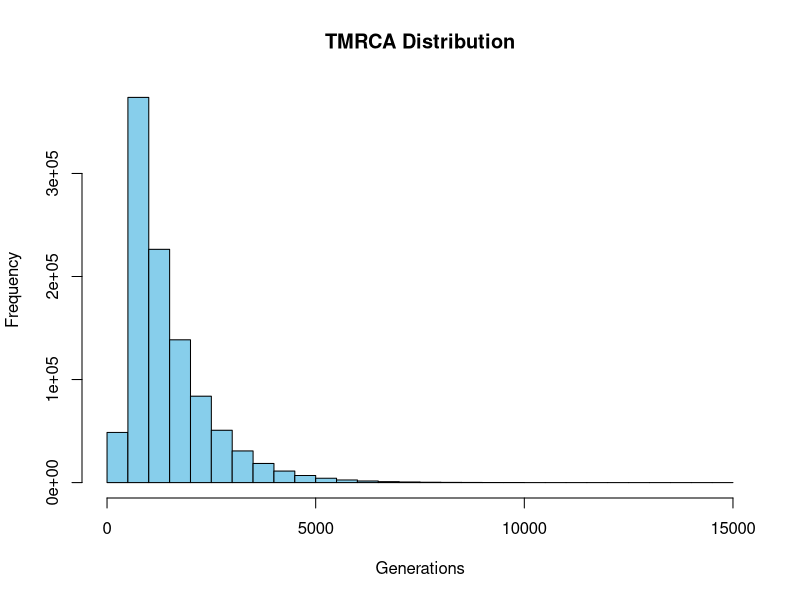
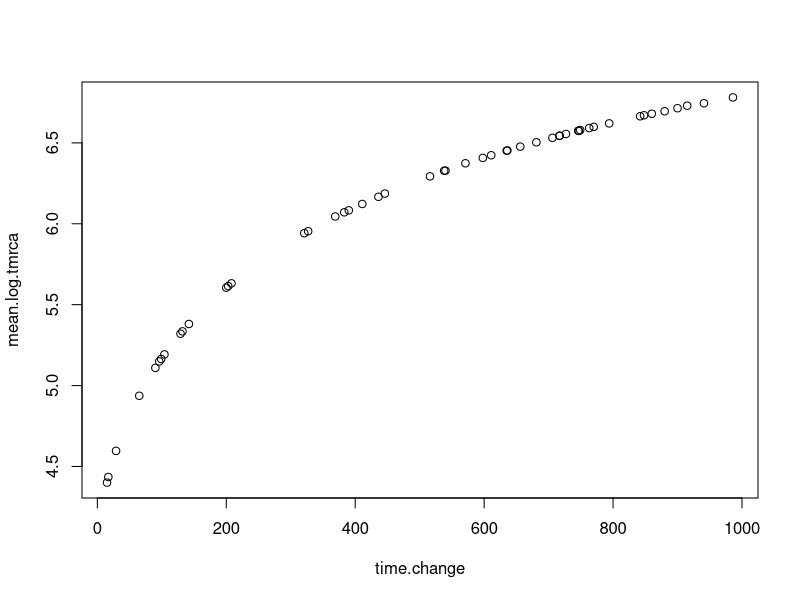
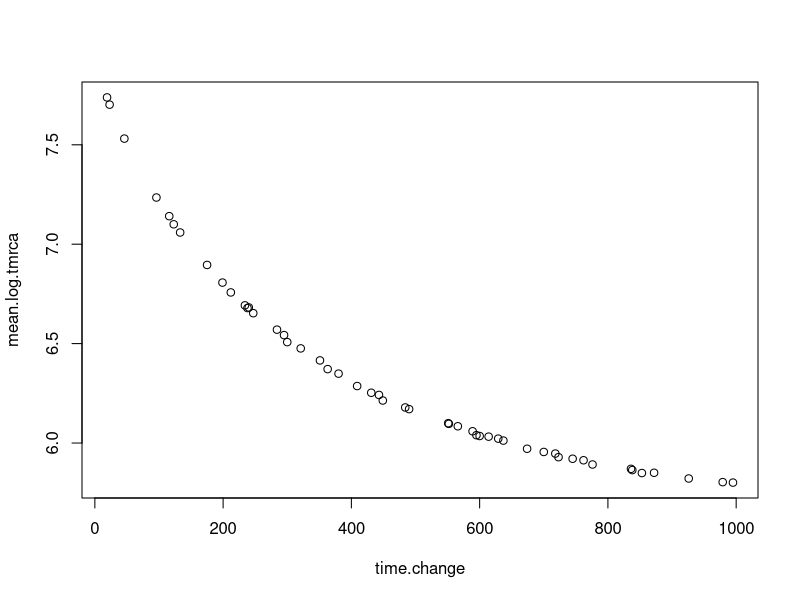

Generate these figures, in order, with R: (Note: this script raises an error after producing the figures.)
## ---- chunk 1
knitr::opts_chunk$set(echo = TRUE)
## ---- chunk 2
library(ggplot2)
rm(list=ls());
## ---- chunk 3
# b) assuming a constant population size A with a recent population change
model.single.pop.with.recent.population.change.tMRCA <- function(population_size_in_present, effective_population_size_1, time_change_population_size)
{
  # Coalescence rate per generation within an island
  # (Change to 1 / (2 * Ne) if modeling a diploid population)
  coal_rate <- 1 / population_size_in_present
  ecoal.t <- rexp(1, rate = coal_rate);
  if(ecoal.t <= time_change_population_size)
  {
    return(ecoal.t);
  }
  else
  {
    coal_rate <- 1/effective_population_size_1;
    return(time_change_population_size + rexp(1, rate = coal_rate));
  }    
}

# Run 1000,000 simulations with a Ne of 10000, 1000 in the past and 500 generations 
sim_times <- replicate(1000000,model.single.pop.with.recent.population.change.tMRCA(10000, 1000, 500))

# Example of execution
hist(sim_times, breaks = 50, col = "skyblue", main = "TMRCA Distribution", xlab = "Generations")
## ---- chunk 4
Ne.current <- 5000;
Ne.ancient <- 100;
time.change <- rep(NA,50);
mean.log.tmrca <- rep(NA,length(time.change));
for(i in 1:length(time.change))
{
  print(i);
  time.c <- floor(runif(1,10,1000));
  time.change[i] <- time.c;
  d <- replicate(100000,model.single.pop.with.recent.population.change.tMRCA(Ne.current, Ne.ancient, time.c));
  mean.log.tmrca[i] <- mean(log(d));
}

plot(time.change,mean.log.tmrca)
## ---- chunk 5
Ne.current <- 500;
Ne.ancient <- 5000;
time.change <- rep(NA,50);
mean.log.tmrca <- rep(NA,length(time.change));
for(i in 1:length(time.change))
{
  print(i);
  time.c <- floor(runif(1,10,1000));
  time.change[i] <- time.c;
  d <- replicate(100000,model.single.pop.with.recent.population.change.tMRCA(Ne.current, Ne.ancient, time.c));
  mean.log.tmrca[i] <- mean(log(d));
}

plot(time.change,mean.log.tmrca)
## ---- chunk 6
iicr <- function(data, time_bins = seq(0, 9000, by = 100))
{
  tmrca_values <- data$Time_.gen.
  # Define time bins
  data$time_bin <- cut(data$Time_.gen., breaks = time_bins, include.lowest = TRUE, right = FALSE)
  
  # PDF of TMRCA (count per bin)
  pdf_tbl <- data %>%
    group_by(time_bin) %>%
    summarise(pdf = n(), .groups = "drop")
  
  # Compute midpoints of time bins
  bin_mids <- sapply(strsplit(as.character(pdf_tbl$time_bin), ","), function(x) {
    as.numeric(gsub("\\[|\\)|\\]", "", x)) |> mean()
  })
  
  pdf_tbl$bin_mid <- bin_mids
  
  #CDF (cumulative count)
  pdf_tbl <- pdf_tbl %>%
    mutate(cdf = cumsum(pdf) - pdf)
  
  # Calculate proportions and IICR
  total <- nrow(data)
  pdf_tbl <- pdf_tbl %>%
    mutate(
      cdf_prop = cdf / total,
      pdf_prop = pdf / total,
      coalescence_rate = ifelse((1 - cdf_prop) > 0, pdf_prop / (1 - cdf_prop), NA),
      IICR = ifelse(coalescence_rate > 0, 1 / coalescence_rate, NA)
    )
  
  # Plot
  ggplot(pdf_tbl, aes(x = bin_mid, y = IICR)) +
    geom_line(color = "steelblue") +
    labs(x = "Time (generations ago)", y = "IICR", title = "Inverse Instantaneous Coalescence Rate") +
    theme_minimal()  
}

d <- replicate(1000000,model.single.pop.with.recent.population.change.tMRCA(1000, 5000, 3000));
data <- data.frame(Time_.gen.=d);
iicr(data)
## ---- chunk 7
# current Ne = 10000
# past Ne = 1000
# time of change = 2000 generations
# number of tmrcas to simulate = 100000
d <- replicate(1000000,model.single.pop.with.recent.population.change.tMRCA(10000, 1000, 3000));
data <- data.frame(Time_.gen.=d);
iicr(data)
## ---- chunk 8
# Model to sample a tMRCA from a single population with a Ne of population_size_in_present, a ne_bottleneck during a time_duration_bottleneck. After that, the Ne is again population_size_in_present
model.single.pop.with.bottleneck.tMRCA <- function(population_size_in_present, 
                                                   ne_bottleneck, 
                                                   time_change_population_size, 
                                                   time_duration_bottleneck)
{
  # --- Epoch 1: Present Day to Start of Bottleneck ---
  coal_rate <- 1 / population_size_in_present
  ecoal.t <- rexp(1, rate = coal_rate)
  
  if(ecoal.t <= time_change_population_size)
  {
    return(ecoal.t)
  }
  
  # --- Epoch 2: During the Bottleneck ---
  # If we reach here, lineages survived Epoch 1 without coalescing.
  # The clock effectively resets at the bottleneck boundary.
  coal_rate <- 1 / ne_bottleneck
  ecoal.t <- rexp(1, rate = coal_rate)
  
  if(ecoal.t <= time_duration_bottleneck)
  {
    # FIX: Return the valid ecoal.t we just drew
    return(time_change_population_size + ecoal.t)
  }
  
  # --- Epoch 3: Ancient Population (Pre-Bottleneck) ---
  # If we reach here, lineages survived the bottleneck.
  # The clock resets again at the ancient boundary.
  coal_rate <- 1 / population_size_in_present
  return(time_change_population_size + time_duration_bottleneck + rexp(1, rate = coal_rate))
}

time.change <- seq(from = 50, to = 10000, by = 400);
population_size_in_present <- 1000;
ne_bottleneck <- 500;
time_duration_bottleneck <- 10;

mean.log.tmrca <- rep(NA,length(time.change));
for(i in 1:length(time.change))
{
  print(i);
  time_change_population_size <- time.change[i];
  d <- replicate(1000000,model.single.pop.with.bottleneck.tMRCA(population_size_in_present, ne_bottleneck, time_change_population_size, time_duration_bottleneck));
  mean.log.tmrca[i] <- mean(log(d));
}

plot(time.change,mean.log.tmrca)

## ---- chunk 9
time_change <- 1000;
population_size_in_present <- 10000;
ne_bottleneck <- 100;
time_duration_bottleneck <- 500;
  d <- replicate(1000000,model.single.pop.with.bottleneck.tMRCA(population_size_in_present, ne_bottleneck, time_change, time_duration_bottleneck));
data <- data.frame(Time_.gen.=d);
iicr(data);
## ---- chunk 10
time_change <- 1000;
population_size_in_present <- 10000;
ne_bottleneck <- 1000;
time_duration_bottleneck <- 500;
  d <- replicate(1000000,model.single.pop.with.bottleneck.tMRCA(population_size_in_present, ne_bottleneck, time_change, time_duration_bottleneck));
data <- data.frame(Time_.gen.=d);
iicr(data);
## ---- chunk 11
# Define a single simulation run for a 2-island model
# State 1: Both lineages on the same island
# State 2: Lineages on different islands
# Modified simulation function with explicit Ne and migration rate (m)
simulate_coalescence_ne <- function(Ne, m) {
  t <- 0
  state <- 1  # Start on the same island
  
  # Coalescence rate per generation within an island
  # (Change to 1 / (2 * Ne) if modeling a diploid population)
  coal_rate <- 1 / Ne
  
  # Total migration rate out of the current state.
  # Since there are 2 lineages, the rate at which *either* moves is 2 * m
  mig_rate <- 2 * m
  
  while(TRUE) {
    if (state == 1) {
      # Both on the same island: either can coalesce OR either can migrate
      total_rate <- coal_rate + mig_rate
      t <- t + rexp(1, rate = total_rate)
      
      # Determine which event happens first
      if (runif(1) < (coal_rate / total_rate)) {
        return(t) # Coalescence achieved! Returns time in generations.
      } else {
        state <- 2 # One lineage migrated away to the other island
      }
    } else {
      # Different islands: No coalescence possible. 
      # Only migration can happen to bring them back to the same island.
      total_rate <- mig_rate
      t <- t + rexp(1, rate = total_rate)
      state <- 1  # They are back on the same island
    }
  }
}

# Run 10,000 simulations with a Ne of 1000 and moderate migration rate (M = 0.002). Change the migration rate to 0.00001. Do you see any change in the shape? What about the centrality statistics?
sim_times <- replicate(1000000, simulate_coalescence_ne(Ne = 1000, m = 0.0002))

# Plot the distribution of coalescence times
hist(sim_times, breaks = 50, probability = TRUE, col = "skyblue",
     main = "Stochastic Coalescence Times (2-Island Model)",
     xlab = "Coalescence Time (t)")
## ---- chunk 12
data <- data.frame(Time_.gen. = sim_times)
iicr(data)
## ---- chunk 13
sim_times <- replicate(1000000, simulate_coalescence_ne(Ne = 1000, m = 0.00002))
data <- data.frame(Time_.gen. = sim_times)
iicr(data)
## ---- chunk 14
iicr(data, seq(0, 20000, by = 100))
## ---- chunk 15
# 1. SETUP PARAMETERS
set.seed(123)
n_rolls <- 300

# A HMM is defined by two types of matrices. A transition matrix, which indicates which is the probability of moving from one (hidden) state to any other of the model.
# In our case, we have two states: Fair and Loaded

# Transition matrix (Rows/Cols: 1 = Fair, 2 = Loaded)
# Highly conservative: high probability of staying in the current state
A <- matrix(c(0.95, 0.05,   # From Fair to: Fair, Loaded
              0.10, 0.90),  # From Loaded to: Fair, Loaded
            nrow = 2, byrow = TRUE)

# The second matrix indicates, for each state, which is the value of the category we are at that moment given the current state 

# Emission matrix (Rows: States; Cols: Die faces 1 to 6)
E <- matrix(c(rep(1/6, 6),            # Fair die: equal probabilities
              rep(0.1, 5), 0.5),      # Loaded die: 50% chance of rolling a 6
            nrow = 2, byrow = TRUE)

# 2. SIMULATE THE CASINO
# true states are by definition not known. This is what we want to infere.
true_states <- numeric(n_rolls)
rolls       <- numeric(n_rolls)

current_state <- 1 # Start fair
for (t in 1:n_rolls) {
  true_states[t] <- current_state
  rolls[t]       <- sample(1:6, 1, prob = E[current_state, ])
  current_state  <- sample(1:2, 1, prob = A[current_state, ])
}

# How we do infer the most likely sequence of (hidden) states given the observed sequence of categories and the transition and emission probabilites?

# 3. THE VITERBI DECODER (Log-space to prevent numerical underflow)
viterbi_decode <- function(rolls, A, E) {
  n <- length(rolls)
  log_A <- log(A)
  log_E <- log(E)
  
  # Dynamic programming matrices
  V <- matrix(-Inf, nrow = 2, ncol = n)
  path <- matrix(0, nrow = 2, ncol = n)
  
  # Initialization (assume 50/50 starting probability)
  V[, 1] <- log(c(0.5, 0.5)) + log_E[, rolls[1]]
  
  # Recursion step
  for (t in 2:n) {
    for (s in 1:2) {
      # Math: Maximize (Previous Viterbi + Transition to s) + Emission of roll
      probabilities <- V[, t-1] + log_A[, s] + log_E[s, rolls[t]]
      V[s, t]       <- max(probabilities)
      path[s, t]    <- which.max(probabilities)
    }
  }
  
  # Traceback step to find the most likely sequence
  best_path <- numeric(n)
  best_path[n] <- which.max(V[, n])
  for (t in (n-1):1) {
    best_path[t] <- path[best_path[t+1], t+1]
  }
  return(best_path)
}

# Run the decoder
predicted_states <- viterbi_decode(rolls, A, E)

# Plotting comparisons
plot(true_states, type = "s", lwd = 5, col = "gray", ylim = c(0.8, 2.2),
     yaxt = "n", xlab = "Roll Number (Sequence Position)", ylab = "State",
     main = "HMM Decoding: True vs. Inferred Casino States")
axis(2, at = c(1, 2), labels = c("Fair", "Loaded"))

# Overlay predicted states
lines(predicted_states, type = "s", lwd = 2, col = "blue", lty = 2)

# Mark where the '6's occurred to show the clues left behind
six_positions <- which(rolls == 6)
points(six_positions, rep(1.5, length(six_positions)), pch = "|", col = "red")

legend("topright", legend = c("True State", "Viterbi Estimate", "Rolled a '6'"),
       col = c("gray", "blue", "red"), lwd = c(5, 2, 1), lty = c(1, 2, NA), pch = c(NA, NA, "|"))
## ---- chunk 16
A <- matrix(c(0.99, 0.01,   # From Fair to: Fair, Loaded
              0.05, 0.95),  # From Loaded to: Fair, Loaded
            nrow = 2, byrow = TRUE)

# The second matrix indicates, for each state, which is the value of the category we are at that moment given the current state 

# Emission matrix (Rows: States; Cols: Die faces 1 to 6)
E <- matrix(c(rep(1/6, 6),            # Fair die: equal probabilities
              rep(0.1, 5), 0.5),      # Loaded die: 50% chance of rolling a 6
            nrow = 2, byrow = TRUE)

# 2. SIMULATE THE CASINO
# true states are by definition not known. This is what we want to infere.
true_states <- numeric(n_rolls)
rolls       <- numeric(n_rolls)

current_state <- 1 # Start fair
for (t in 1:n_rolls) {
  true_states[t] <- current_state
  rolls[t]       <- sample(1:6, 1, prob = E[current_state, ])
  current_state  <- sample(1:2, 1, prob = A[current_state, ])
}

# Run the decoder
predicted_states <- viterbi_decode(rolls, A, E)

# Plotting comparisons
plot(true_states, type = "s", lwd = 5, col = "gray", ylim = c(0.8, 2.2),
     yaxt = "n", xlab = "Roll Number (Sequence Position)", ylab = "State",
     main = "HMM Decoding: True vs. Inferred Casino States")
axis(2, at = c(1, 2), labels = c("Fair", "Loaded"))

# Overlay predicted states
lines(predicted_states, type = "s", lwd = 2, col = "blue", lty = 2)

# Mark where the '6's occurred to show the clues left behind
six_positions <- which(rolls == 6)
points(six_positions, rep(1.5, length(six_positions)), pch = "|", col = "red")

legend("topright", legend = c("True State", "Viterbi Estimate", "Rolled a '6'"),
       col = c("gray", "blue", "red"), lwd = c(5, 2, 1), lty = c(1, 2, NA), pch = c(NA, NA, "|"))

## ---- chunk 17
A <- matrix(c(0.90, 0.1,   # From Fair to: Fair, Loaded
              0.1, 0.9),  # From Loaded to: Fair, Loaded
            nrow = 2, byrow = TRUE)

# The second matrix indicates, for each state, which is the value of the category we are at that moment given the current state 

# Emission matrix (Rows: States; Cols: Die faces 1 to 6)
E <- matrix(c(rep(1/6, 6),            # Fair die: equal probabilities
              rep(0.1, 5), 0.5),      # Loaded die: 50% chance of rolling a 6
            nrow = 2, byrow = TRUE)

# 2. SIMULATE THE CASINO
# true states are by definition not known. This is what we want to infere.
true_states <- numeric(n_rolls)
rolls       <- numeric(n_rolls)

current_state <- 1 # Start fair
for (t in 1:n_rolls) {
  true_states[t] <- current_state
  rolls[t]       <- sample(1:6, 1, prob = E[current_state, ])
  current_state  <- sample(1:2, 1, prob = A[current_state, ])
}

# Run the decoder
predicted_states <- viterbi_decode(rolls, A, E)

# Plotting comparisons
plot(true_states, type = "s", lwd = 5, col = "gray", ylim = c(0.8, 2.2),
     yaxt = "n", xlab = "Roll Number (Sequence Position)", ylab = "State",
     main = "HMM Decoding: True vs. Inferred Casino States")
axis(2, at = c(1, 2), labels = c("Fair", "Loaded"))

# Overlay predicted states
lines(predicted_states, type = "s", lwd = 2, col = "blue", lty = 2)

# Mark where the '6's occurred to show the clues left behind
six_positions <- which(rolls == 6)
points(six_positions, rep(1.5, length(six_positions)), pch = "|", col = "red")

legend("topright", legend = c("True State", "Viterbi Estimate", "Rolled a '6'"),
       col = c("gray", "blue", "red"), lwd = c(5, 2, 1), lty = c(1, 2, NA), pch = c(NA, NA, "|"))
